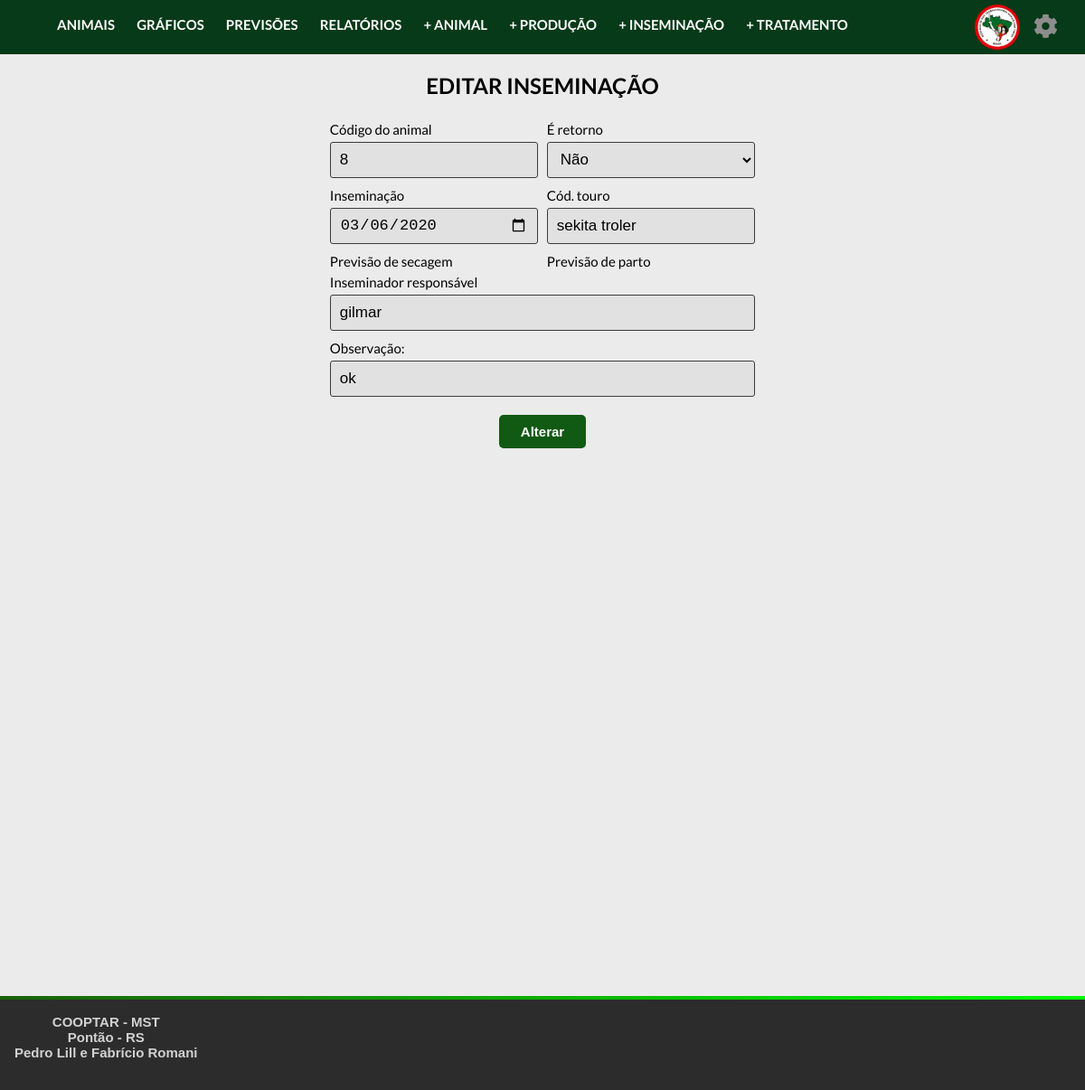
Page /controller/inseminacaoController.php?acao=altera&codInseminacao=12 on the committed database.
### tables this page shows
create table inseminacao(
  codInseminacao INTEGER AUTO_INCREMENT PRIMARY KEY,
  codAnimal INTEGER NOT NULL,
  dtInseminacao DATE NOT NULL,
  dtPrevSecagem DATE NOT NULL,
  dtPrevParto DATE NOT NULL,
  touroInseminador VARCHAR(20) NOT NULL,
  inseminadorResponsavel VARCHAR(40) NOT NULL,
  retorno VARCHAR(10) NOT NULL,
  obs TEXT,
   
  FOREIGN KEY (codAnimal) REFERENCES animal(codAnimal)
);

### controller/classes/Conexao.php (called while the page is built)
<?php
    class Conexao{
        public static $conexao;
        public static function conecta(){
            if(!isset(self::$conexao)){
                try{
                    self::$conexao = new PDO("mysql:host=localhost; dbname=projetointegrado", "admcooptar", "12345");
                }
                catch(PDOException $e){
                    echo "Erro de conexão: ". $e->getMessage();
                    die();
                }
            }
            return self::$conexao;
        }
    }
?>

### controller/classes/InseminacaoDAO.php (called while the page is built, shortened)
<?php
    require_once "Conexao.php";
    require_once "Inseminacao.php";
    class InseminacaoDAO{
        public $conexao;
        public function __construct(){
            $this->conexao = Conexao::conecta();
        }
        public function buscarAltera($codInseminacao){
            try{
                $query = $this->conexao->prepare("select * from inseminacao where codInseminacao = :i");
                $query->bindParam(":i", $codInseminacao);
                $query->execute();
                $registros = $query->fetchAll(PDO::FETCH_CLASS, "Inseminacao");
                return $registros[0];
            }
            catch(PDOException $e){
                echo "Erro no acesso aos dados: ". $e->getMessage();
            }
        }
    }
?>

### controller/classes/Inseminacao.php (called while the page is built, shortened)
<?php
    class Inseminacao{
        private $codAnimal;
        private $dtInseminacao;
        private $touroInseminador;
        private $inseminadorResponsavel;
        private $retorno;
        private $obs;
        public function getCodAnimal(){
            return $this->codAnimal;
        }
        public function getDtInseminacao(){
            return $this->dtInseminacao;
        }
        public function getTouroInseminador(){
            return $this->touroInseminador;
        }
        public function getInseminadorResponsavel(){
            return $this->inseminadorResponsavel;
        }
        public function getRetorno(){
            return $this->retorno;
        }
        public function getObs(){
            return $this->obs;
        }
    }
?>

### controller/views/alteraInseminacao.php (the view, shortened to what this page needs)
<main>
  <?php
    $codAnimal = isset($_POST['field_codAnimal']) ? $_POST['field_codAnimal'] : $inseminacao->getCodAnimal();
    $dtInseminacao = isset($_POST['field_dtInseminacao']) ? $_POST['field_dtInseminacao'] : $inseminacao->getDtInseminacao();
    $touroInseminador = isset($_POST['field_touroInseminador']) ? $_POST['field_touroInseminador'] : $inseminacao->getTouroInseminador();
    $inseminadorResponsavel = isset($_POST['field_inseminadorResponsavel']) ? $_POST['field_inseminadorResponsavel'] : $inseminacao->getInseminadorResponsavel();
    $retorno = isset($_POST['field_retorno']) ? $_POST['field_retorno'] : $inseminacao->getRetorno();
    $obs = isset($_POST['field_obs']) ? $_POST['field_obs'] : $inseminacao->getObs();
  ?>
<?php require_once("../includes/header.php");?>
<form action="" class="container-historicos" method="post" enctype="multipart/form-data">
  <h2>EDITAR INSEMINAÇÃO</h2>
  <div class="div-metade">
    <label class="label-cadastra" for="id_codAnimal">Código do animal </label>
    <input type="number" name="field_codAnimal" id="id_codAnimal" value="<?=$codAnimal?>" >
  </div>
  <div class="div-metade">
    <label class="label-cadastra" for="id_retorno">É retorno </label>
    <select name="field_retorno" id="id_retorno" required >
          <option value="Não" value="<?=$retorno?>">Não</option>
    </select>
  </div>
  <div class="div-metade" >
    <label class="label-cadastra" for="id_dtInseminacao">Inseminação </label>
    <input type="date" name="field_dtInseminacao" id="id_dtInseminacao" value="<?=$dtInseminacao?>" onclick="dataPrevisaoParto()" >
  </div>
  <div class="div-metade" >
    <label class="label-cadastra" for="id_touroInseminador">Cód. touro </label>
    <input type="text"  name="field_touroInseminador" maxlength="100" id="id_touroInseminador" value="<?=$touroInseminador?>"required>
  </div>
  <div class="div-metade" >
    <label class="label-cadastra" for="id_dtPrevSecagem" id="id_dtPrevSecagem_label">Previsão de secagem</label>
  </div>
  <div class="div-metade" >
    <label class="label-cadastra" for="id_dtPrevParto" id="id_dtPrevParto_label">Previsão de parto</label>
  </div>
  <div class="div-inteira">
    <label class="label-cadastra" for="id_inseminadorResponsavel">Inseminador responsável </label>
    <input type="text" name="field_inseminadorResponsavel" maxlength="100" id="id_inseminadorResponsavel" value="<?=$inseminadorResponsavel?>" required>
  </div>
  <div class="div-inteira">
    <label class="label-cadastra" for="id_obs">Observação: </label>
    <input type="text" name="field_obs" maxlength="100" id="id_obs" value="<?=$obs?>">
  </div>
  <button name="adiciona" class="button-form" type="submit">Alterar</button>
</form>
<?php require_once("../includes/footer.php");?>

### css/style.css (style rules this page uses)
:root { --primary-color: #073a18; }
body { font-family: 'Lato', sans-serif; margin: 0; transition: transform 0.3s; background-color: #ebebeb; }
button, input[type='submit'] { border: 0; border-radius: 5px; color: #fff; cursor: pointer; padding: 8px 12px; }

### css/adicionar-animal.css (style rules this page uses)
.container-historicos { display: flex; flex-direction: row; justify-content: flex-start; flex-wrap: wrap; margin-left: 30%; width: 40%; }
input[type=date], input[type=text], input[type=file], select, input[type=number], input[type=password], input[type=checkbox] { background-color: #e2e1e1; width: 100%; padding: 6px 10px; margin: 5px 0 5px 0; display: inline-block; border: 1.8px solid #3c3b3b; box-sizing: border-box; border-radius: 3px; font-size: 17px; cursor: pointer; height: 40px; }
.label-cadastra { width: 100%; margin: 5px 0 0 0; display: block; box-sizing: border-box; font-size: 15px; }
.container-historicos h2 { width: 100%; text-align: center; }
.button-form { background-color: #115a13; color: white; padding: 10px; margin: 15px 0 0 40%; border: none; cursor: pointer; width: 20%; font-size: 15px; font-weight: bold; }
.div-metade { width: 48%; margin: 0 1% 0 1%; }
.div-inteira { width: 98%; margin: 0 1% 0 1%; }

### rows in the picture
inseminacao: field_codAnimal "8", field_dtInseminacao "03/06/2020", field_touroInseminador "sekita troler", field_inseminadorResponsavel "gilmar", field_obs "ok"
